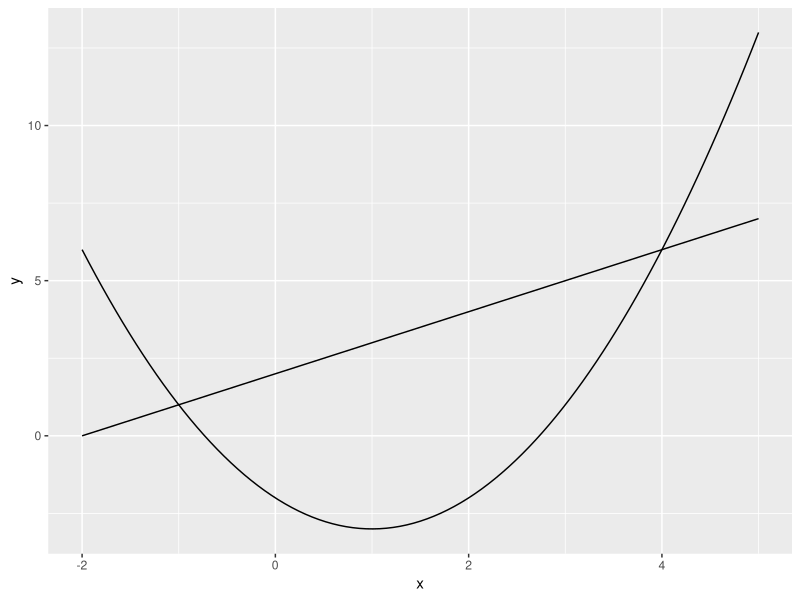

This chart was generated by the following R code:
## ---- chunk 1
knitr::opts_chunk$set(echo = TRUE)
## ---- chunk 2
library( ggplot2 )
## ---- chunk 3
p <- ggplot(data = data.frame(x = 0), mapping = aes(x = x))
fun.1 <- function(x) x^2 - 2*x -2
fun.2 <- function(x) x +2
p + stat_function(fun = fun.1) + stat_function(fun = fun.2) + xlim(-2,5)
## ---- chunk 4
#ealuated x=4
x <- 4
val4 <- -x^3/3 + 3*x^2/2 + 4*x
x <- -1
valneg1 <- -x^3/3 + 3*x^2/2 + 4*x
Area <- val4 - valneg1
Area
## ---- chunk 5
x <- 1
val1 <- 1/6*log(x)
x <- exp(6)
valexp6 <- 1/6*log(x)
A = valexp6 - val1
print( A )
